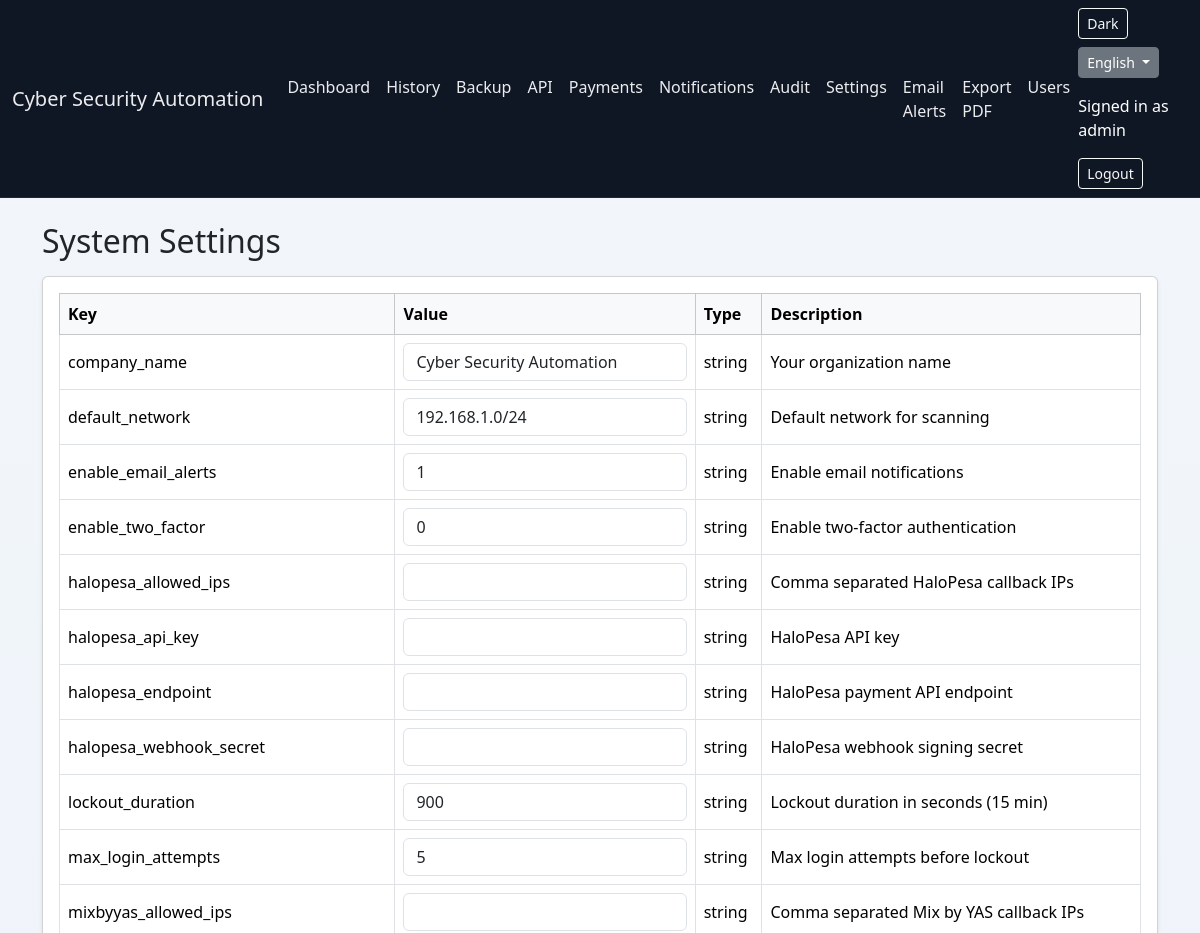
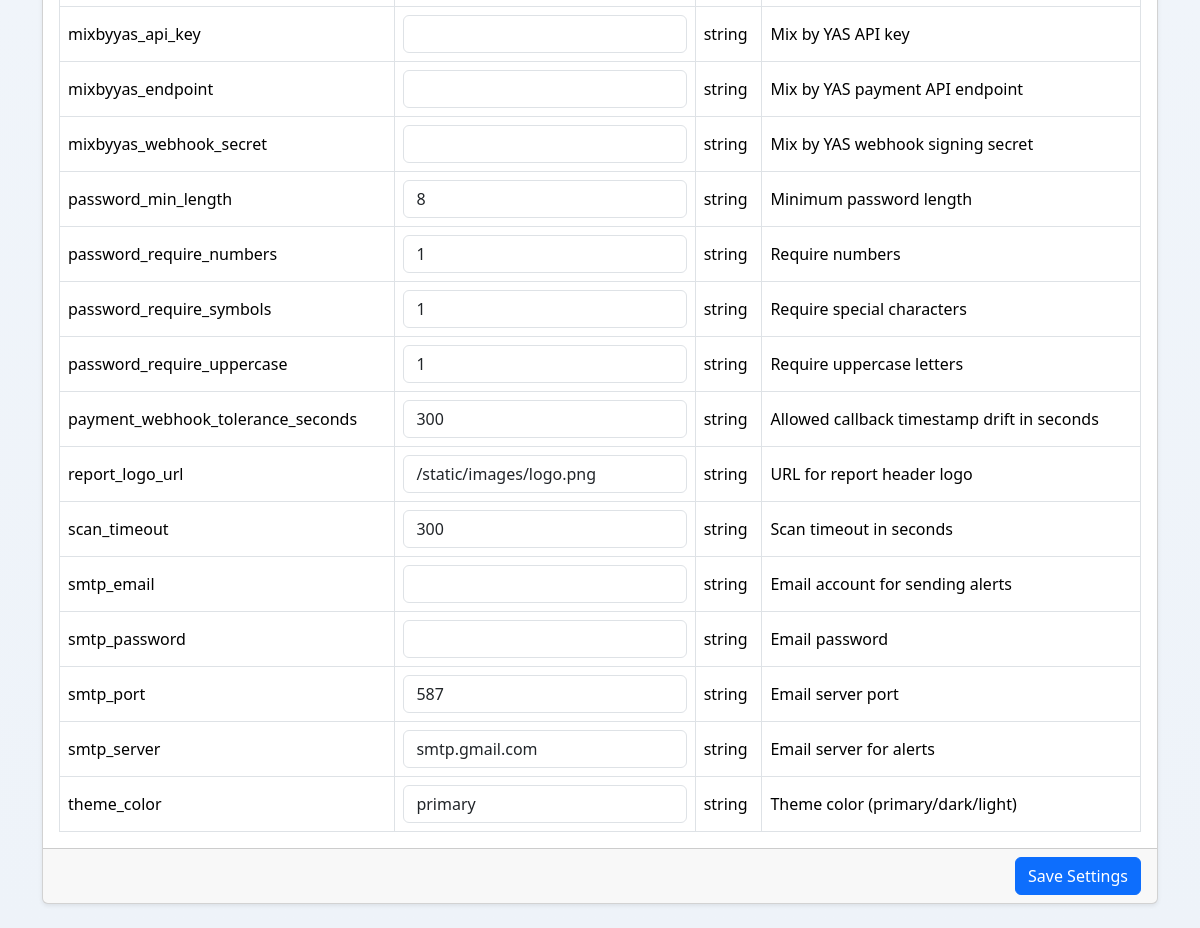
The app's page /settings (signed in) with its own data (2 pictures, top to bottom).
### tables this page shows
CREATE TABLE system_settings (
                id INTEGER PRIMARY KEY AUTOINCREMENT,
                key TEXT UNIQUE,
                value TEXT,
                setting_type TEXT DEFAULT 'string',
                description TEXT,
                updated_at TIMESTAMP DEFAULT CURRENT_TIMESTAMP
            );

CREATE TABLE users(
                        id INTEGER PRIMARY KEY AUTOINCREMENT,
                        username TEXT UNIQUE,
                        password TEXT,
                        role TEXT DEFAULT 'user',
                        created_at TIMESTAMP DEFAULT CURRENT_TIMESTAMP,
                        email TEXT DEFAULT ''
                    );

### app.py (the view, shortened to what this page needs)
@app.route("/settings", methods=["GET", "POST"])
@login_required
@require_role("super_admin", "security_admin", "admin")
def settings_page():
    return render_template(
        "settings.html",
        settings=SystemSettings.get_all()
    )

### app.py (called while the page is built)
def is_management_role(role_name):
    return role_name in PRIVILEGED_ROLES

def get_locale():
    lang = request.cookies.get("lang", "en")
    return lang if lang in LANGUAGES else "en"

def translate(text):
    locale = get_locale()
    return TRANSLATIONS.get(locale, {}).get(text, text)

@app.context_processor
def inject_translations():
    notification_count = 0
    if current_user.is_authenticated:
        notification_count = NotificationManager.get_unread_count(current_user.id)
    return {
        "_": translate,
        "current_language": get_locale(),
        "available_languages": LANGUAGES,
        "notification_count": notification_count,
        "user_can": user_can,
        "user_has_role": user_has_role,
        "get_user_permissions": get_user_permissions,
        "get_user_role_info": get_user_role_info,
        "is_management_role": is_management_role
    }

def ensure_database_initialized():
    global database_initialized
    if database_initialized:
        return
    init_database()
    database_initialized = True

@app.before_request
def bootstrap_database():
    ensure_database_initialized()

@login_manager.user_loader
def load_user(user_id):
    conn = connect()
    conn.row_factory = sqlite3.Row
    cursor = conn.cursor()
    cursor.execute("""
        SELECT id,
               username,
               role
        FROM users
        WHERE id=?
    """, (user_id,))
    user = cursor.fetchone()
    conn.close()
    if user:
        return User(
            user["id"],
            user["username"],
            user["role"]
        )
    return None

### database.py (called while the page is built)
def is_postgres_enabled() -> bool:
    return DATABASE_URL.startswith("postgresql://") or DATABASE_URL.startswith("postgres://")

def _convert_placeholders(query: str) -> str:
    if is_postgres_enabled():
        return query.replace("?", "%s")
    return query

def connect():
    return DatabaseConnection()

    def __getitem__(self, key):
        if isinstance(key, int):
            return self._values[key]
        return self._data[key]

    def __len__(self):
        return len(self._values)

    def execute(self, query, params=None):
        converted_query = _convert_placeholders(query)
        if params is None:
            return self._cursor.execute(converted_query)
        return self._cursor.execute(converted_query, params)

    def cursor(self):
        return DatabaseCursor(self._conn.cursor())

    def commit(self):
        return self._conn.commit()

    def __enter__(self):
        return self

### templates/settings.html (shortened to what this page needs)
{% extends "base.html" %}
{% block content %}
<h2 class="mb-3">System Settings</h2>
<form method="post" class="card shadow-sm">
    <div class="card-body">
        <div class="table-responsive">
            <table class="table table-bordered align-middle mb-0">
                <thead class="table-light">
                    <tr>
                        <th>Key</th>
                        <th>Value</th>
                        <th>Type</th>
                        <th>Description</th>
                    </tr>
                </thead>
                <tbody>
                    {% for key, setting in settings.items() %}
                    <tr>
                        <td>{{ key }}</td>
                        <td>
                            <input class="form-control" name="setting_{{ key }}" value="{{ setting.value }}">
                        </td>
                        <td>{{ setting.type }}</td>
                        <td>{{ setting.description }}</td>
                    </tr>
                    {% endfor %}
                </tbody>
            </table>
        </div>
    </div>
    <div class="card-footer text-end">
        <button type="submit" class="btn btn-primary">Save Settings</button>
    </div>
</form>
{% endblock %}

### templates/base.html (shortened to what this page needs)
<!DOCTYPE html>
<html lang="{{ current_language }}" data-bs-theme="light">
<head>
    <link href="https://cdn.jsdelivr.net/npm/bootstrap@5.3.3/dist/css/bootstrap.min.css" rel="stylesheet">
    <link href="/static/app.css" rel="stylesheet">
</head>
<body class="app-body">
<nav class="navbar navbar-expand-lg navbar-dark app-navbar">
    <div class="container-fluid">
        <a class="navbar-brand" href="/">{{ _('Cyber Security Automation') }}</a>
        <div class="collapse navbar-collapse" id="navbarNav">
            <ul class="navbar-nav me-auto mb-2 mb-lg-0">
                <li class="nav-item">
                    <a class="nav-link" href="/">{{ _('Dashboard') }}</a>
                </li>
                <li class="nav-item">
                    <a class="nav-link" href="/history">{{ _('History') }}</a>
                </li>
                <li class="nav-item">
                    <a class="nav-link" href="/backup">Backup</a>
                </li>
                <li class="nav-item">
                    <a class="nav-link" href="/api">API</a>
                </li>
                {% if current_user.is_authenticated and user_can('payments.view') %}
                <li class="nav-item">
                    <a class="nav-link" href="/payments">Payments</a>
                </li>
                {% endif %}
                {% if current_user.is_authenticated %}
                <li class="nav-item">
                    <a class="nav-link" href="/notifications">
                        Notifications
                    </a>
                </li>
                {% endif %}
                {% if current_user.is_authenticated and is_management_role(current_user.role) %}
                <li class="nav-item">
                    <a class="nav-link" href="/audit">Audit</a>
                </li>
                <li class="nav-item">
                    <a class="nav-link" href="/settings">Settings</a>
                </li>
                <li class="nav-item">
                    <a class="nav-link" href="/email-alerts">Email Alerts</a>
                </li>
                {% endif %}
                <li class="nav-item">
                    <a class="nav-link" href="/report">{{ _('Export PDF') }}</a>
                </li>
                {% if current_user.is_authenticated and is_management_role(current_user.role) %}
                <li class="nav-item">
                    <a class="nav-link" href="/users">{{ _('Users') }}</a>
                </li>
                {% endif %}
            </ul>
            <div class="d-flex align-items-center flex-wrap gap-2 mt-3 mt-lg-0">
                <button id="themeToggle" class="btn btn-outline-light btn-sm me-2" type="button" aria-label="Toggle dark mode">Dark</button>
                <div class="dropdown me-2">
                    <button class="btn btn-secondary btn-sm dropdown-toggle" type="button" id="langMenu" data-bs-toggle="dropdown" aria-expanded="false">
                        {{ available_languages[current_language] }}
                    </button>
                </div>
                {% if current_user.is_authenticated %}
                <span class="navbar-text text-white me-3">{{ _('Signed in as') }} {{ current_user.username }}</span>
                <a href="/logout" class="btn btn-outline-light btn-sm">{{ _('Logout') }}</a>
                {% else %}
                <a href="/login" class="btn btn-outline-light btn-sm me-2">{{ _('Login') }}</a>
                <a href="/register" class="btn btn-light btn-sm">{{ _('Register') }}</a>
                {% endif %}
            </div>
        </div>
    </div>
</nav>
<div class="container py-4">
    {% block content %}{% endblock %}
</div>
</body>
</html>

### static/app.css (style rules this page uses)
:root { --app-body-gradient: linear-gradient(180deg, #f2f6fb 0%, #eef3f9 100%); --app-nav-bg: #0f1725; --app-nav-border: rgba(255, 255, 255, 0.08); }
.app-body { min-height: 100vh; background: var(--app-body-gradient); }
.app-navbar { background-color: var(--app-nav-bg); border-bottom: 1px solid var(--app-nav-border); }
.app-navbar .navbar-collapse { align-items: center; }
.app-navbar .navbar-brand, .app-navbar .nav-link, .app-navbar .navbar-text { color: rgba(255, 255, 255, 0.92); }

### records on screen
system_settings: key "company_name", value "Cyber Security Automation", type "string", description "Your organization name"
users: username "admin"
system_settings: key "default_network", value "192.168.1.0/24", type "string", description "Default network for scanning"
system_settings: key "enable_email_alerts", value "1", type "string", description "Enable email notifications"
system_settings: key "enable_two_factor", value "0", type "string", description "Enable two-factor authentication"
system_settings: key "halopesa_allowed_ips", type "string", description "Comma separated HaloPesa callback IPs"
system_settings: key "halopesa_api_key", type "string", description "HaloPesa API key"
system_settings: key "halopesa_endpoint", type "string", description "HaloPesa payment API endpoint"
system_settings: key "halopesa_webhook_secret", type "string", description "HaloPesa webhook signing secret"
system_settings: key "lockout_duration", value "900", type "string", description "Lockout duration in seconds (15 min)"
system_settings: key "max_login_attempts", value "5", type "string", description "Max login attempts before lockout"
system_settings: key "mixbyyas_allowed_ips", type "string", description "Comma separated Mix by YAS callback IPs"
system_settings: key "mixbyyas_api_key", type "string", description "Mix by YAS API key"
system_settings: key "mixbyyas_endpoint", type "string", description "Mix by YAS payment API endpoint"
system_settings: key "mixbyyas_webhook_secret", type "string", description "Mix by YAS webhook signing secret"
system_settings: key "password_min_length", value "8", type "string", description "Minimum password length"
system_settings: key "password_require_numbers", value "1", type "string", description "Require numbers"
system_settings: key "password_require_symbols", value "1", type "string", description "Require special characters"
system_settings: key "password_require_uppercase", value "1", type "string", description "Require uppercase letters"
system_settings: key "payment_webhook_tolerance_seconds", value "300", type "string", description "Allowed callback timestamp drift in seconds"
system_settings: key "report_logo_url", value "/static/images/logo.png", type "string", description "URL for report header logo"
system_settings: key "scan_timeout", value "300", type "string", description "Scan timeout in seconds"
system_settings: key "smtp_email", type "string", description "Email account for sending alerts"
system_settings: key "smtp_password", type "string", description "Email password"
system_settings: key "smtp_port", value "587", type "string", description "Email server port"
system_settings: key "smtp_server", value "smtp.gmail.com", type "string", description "Email server for alerts"
system_settings: key "theme_color", value "primary", type "string", description "Theme color (primary/dark/light)"

### other values on screen
{{ available_languages[current_language] }} "English"
